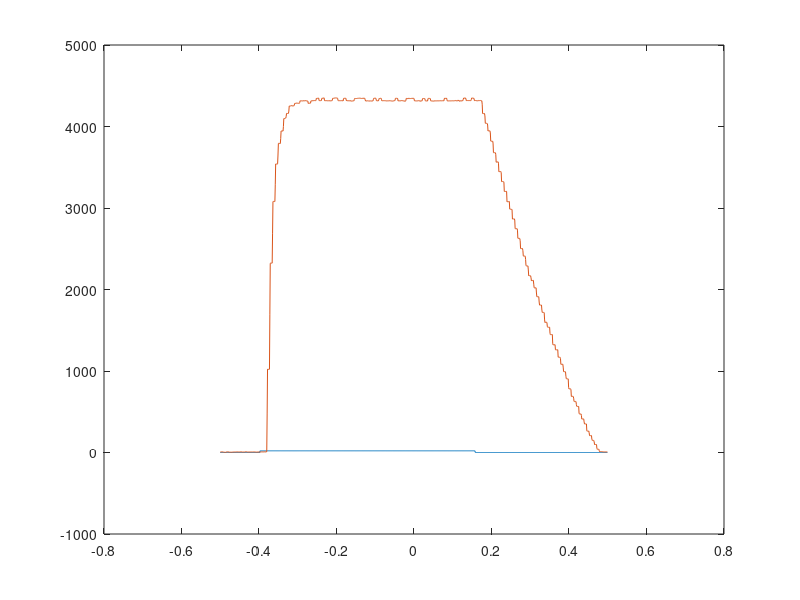

MATLAB code for this plot: (Note: this script raises an error after producing the figure.)
clc, clear;
load('datos.mat');
plot(tiempo, voltaje, tiempo, velocidad);
systemIdentification






% freqAngular = velocidad*0.1047;